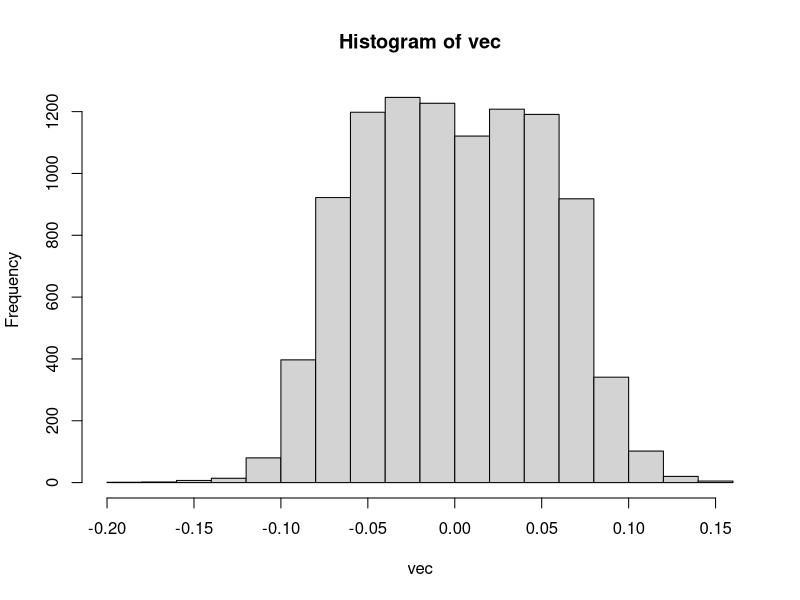

Recreate this plot in R.
log_odds <- function() {
  size <- sample(300:400, 1)
  y <- sample(seq(0,1,by=0.01) ,size, replace = T)
  disease <- sum(y < 0.08)
  z <- sample(seq(0,1,by=0.01) ,size, replace = T)
  mutated <- sum(z < 0.39)
  
  non_mutated <- size - mutated
  non_disease <- size - disease
  
  mutated_disease <- round((disease /size) * (mutated / size) * size,0) 
  mutated_nodisease <- mutated - mutated_disease
  
  normal_disease <- disease - mutated_disease
  normal_nodisease <- non_mutated - normal_disease
  
  pre_mat <- c(mutated_disease, mutated_nodisease, normal_disease, normal_nodisease)
  
  mat <- matrix(pre_mat,nrow = 2, byrow = T)
  log_odds_ratio <- log((mat[1,1] / mat[1,2]) / (mat[2,1] / mat[2,2]))
  log_odds_ratio
}

vec <- vector(length = 10000)

for (i in seq(vec)){
  vec[i] <- log_odds()
}

hist(vec)
